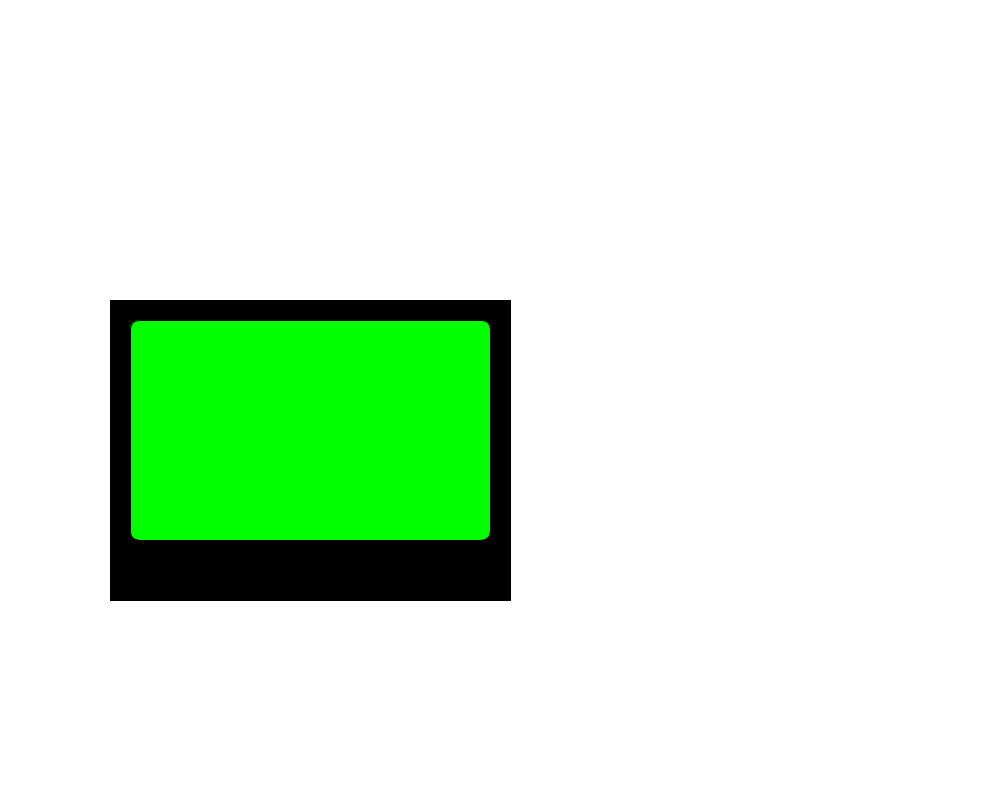
Frame 1 (no input)
Frame 60 (the mouse pressed at the canvas centre just before this capture): identical to frame 1, image omitted
Frame 120 (the mouse held since frame 60 and released just before this capture): identical to frame 1, image omitted

The Processing sketch that drew this single still picture (run headless with seeded random() and noise(); from frame 60 on, the mouse is pressed at the canvas centre):

// Processing sketch: processing_186532
// ── processing_186532.pde

void setup() {   
  size(1000, 800);
  background(255);   
}

void draw() {   
  fill(0);
rect(110,300,400,300);
 fill(0,255,0);
rect(130,320,360,220,10);
  
}
